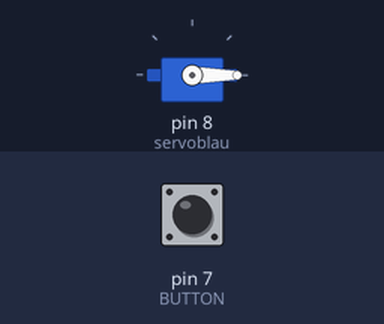
The sketch below on a simulated Arduino Uno, built with avr-gcc and run on an emulated ATmega328P. Parts: servo. The inputs (shaded band) are chosen by the test bench; at power-on: pin 7 (BUTTON) LOW.

Above: at 1.3 s.
1.4 s: pin 7 (BUTTON) pulled HIGH for 1 s
At 2.6 s:
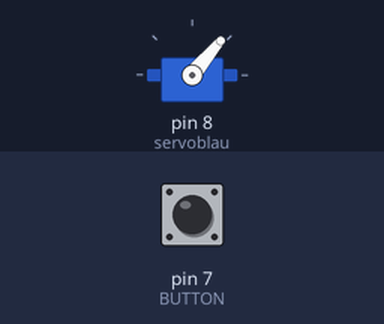
3.9 s: pin 7 (BUTTON) pulled HIGH for 0.15 s
At 5.1 s:
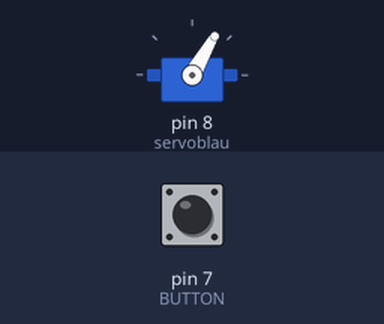
5.5 s: pin 7 (BUTTON) pulled HIGH for 3.2 s
At 9.9 s:
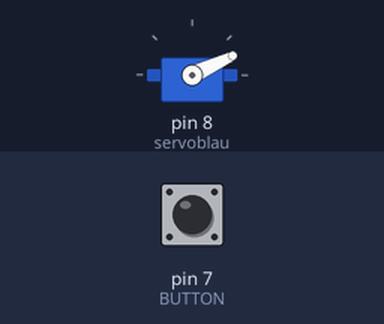
Timing chart, 0 to 11.4 s (numbered marks = the images above; inputs shaded):
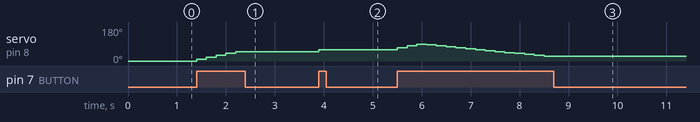

Measured:
- after the input at 1.4 s, servo on pin 8 (servoblau): moves from 0° to 50° over 0.80 s, starting at once
- after the input at 3.9 s, servo on pin 8 (servoblau): 50° → 60° at once
- after the input at 5.5 s, servo on pin 8 (servoblau): rises from 60° to 90° in 0.40 s, then falls to 25° in 2.6 s

The sketch:

motor5V.ino
```cpp
#include <Servo.h>
Servo servoblau;
const int BUTTON = 7;
int i = 0;
int z = 10;

void setup() {
  pinMode(BUTTON, INPUT);
  servoblau.attach(8);
  servoblau.write(0);
  delay(100);
}

void loop() {
  if(i < 10) z = 10;
  if(i >= 90)z = -5;
  if(digitalRead(BUTTON)==HIGH) {
    i=i+z;
    servoblau.write(i);
    delay(200);
  }
}
```
